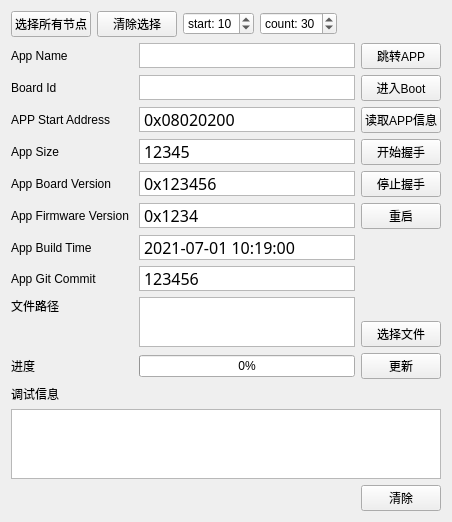
<?xml version="1.0" encoding="UTF-8"?>
<ui version="4.0">
 <class>frmBootloader</class>
 <widget class="QWidget" name="frmBootloader">
  <property name="geometry">
   <rect>
    <x>0</x>
    <y>0</y>
    <width>452</width>
    <height>512</height>
   </rect>
  </property>
  <property name="windowTitle">
   <string>Form</string>
  </property>
  <layout class="QGridLayout" name="gridLayout_3">
   <item row="2" column="0">
    <layout class="QGridLayout" name="gridLayout_4">
     <item row="7" column="0">
      <widget class="QLabel" name="label_8">
       <property name="text">
        <string>App Build Time</string>
       </property>
      </widget>
     </item>
     <item row="9" column="1" rowspan="2">
      <widget class="QTextEdit" name="pathTextEdit">
       <property name="sizePolicy">
        <sizepolicy hsizetype="Expanding" vsizetype="Maximum">
         <horstretch>0</horstretch>
         <verstretch>0</verstretch>
        </sizepolicy>
       </property>
       <property name="maximumSize">
        <size>
         <width>16777215</width>
         <height>50</height>
        </size>
       </property>
       <property name="font">
        <font>
         <family>宋体</family>
         <pointsize>12</pointsize>
        </font>
       </property>
      </widget>
     </item>
     <item row="1" column="1">
      <widget class="QTextEdit" name="boardIdTextEdit">
       <property name="maximumSize">
        <size>
         <width>16777215</width>
         <height>25</height>
        </size>
       </property>
       <property name="font">
        <font>
         <family>宋体</family>
         <pointsize>12</pointsize>
        </font>
       </property>
       <property name="verticalScrollBarPolicy">
        <enum>Qt::ScrollBarAlwaysOff</enum>
       </property>
      </widget>
     </item>
     <item row="2" column="1">
      <widget class="QTextEdit" name="startAddrTextEdit">
       <property name="sizePolicy">
        <sizepolicy hsizetype="Expanding" vsizetype="Expanding">
         <horstretch>0</horstretch>
         <verstretch>0</verstretch>
        </sizepolicy>
       </property>
       <property name="maximumSize">
        <size>
         <width>16777215</width>
         <height>25</height>
        </size>
       </property>
       <property name="font">
        <font>
         <family>宋体</family>
         <pointsize>12</pointsize>
        </font>
       </property>
       <property name="verticalScrollBarPolicy">
        <enum>Qt::ScrollBarAlwaysOff</enum>
       </property>
       <property name="html">
        <string>&lt;!DOCTYPE HTML PUBLIC &quot;-//W3C//DTD HTML 4.0//EN&quot; &quot;http://www.w3.org/TR/REC-html40/strict.dtd&quot;&gt;
&lt;html&gt;&lt;head&gt;&lt;meta name=&quot;qrichtext&quot; content=&quot;1&quot; /&gt;&lt;style type=&quot;text/css&quot;&gt;
p, li { white-space: pre-wrap; }
&lt;/style&gt;&lt;/head&gt;&lt;body style=&quot; font-family:'宋体'; font-size:12pt; font-weight:400; font-style:normal;&quot;&gt;
&lt;p style=&quot; margin-top:0px; margin-bottom:0px; margin-left:0px; margin-right:0px; -qt-block-indent:0; text-indent:0px;&quot;&gt;&lt;span style=&quot; font-family:'SimSun';&quot;&gt;0x08020200&lt;/span&gt;&lt;/p&gt;&lt;/body&gt;&lt;/html&gt;</string>
       </property>
      </widget>
     </item>
     <item row="4" column="1">
      <widget class="QTextEdit" name="boardVerTextEdit">
       <property name="sizePolicy">
        <sizepolicy hsizetype="Expanding" vsizetype="Expanding">
         <horstretch>0</horstretch>
         <verstretch>0</verstretch>
        </sizepolicy>
       </property>
       <property name="maximumSize">
        <size>
         <width>16777215</width>
         <height>25</height>
        </size>
       </property>
       <property name="font">
        <font>
         <family>宋体</family>
         <pointsize>12</pointsize>
        </font>
       </property>
       <property name="verticalScrollBarPolicy">
        <enum>Qt::ScrollBarAlwaysOff</enum>
       </property>
       <property name="html">
        <string>&lt;!DOCTYPE HTML PUBLIC &quot;-//W3C//DTD HTML 4.0//EN&quot; &quot;http://www.w3.org/TR/REC-html40/strict.dtd&quot;&gt;
&lt;html&gt;&lt;head&gt;&lt;meta name=&quot;qrichtext&quot; content=&quot;1&quot; /&gt;&lt;style type=&quot;text/css&quot;&gt;
p, li { white-space: pre-wrap; }
&lt;/style&gt;&lt;/head&gt;&lt;body style=&quot; font-family:'宋体'; font-size:12pt; font-weight:400; font-style:normal;&quot;&gt;
&lt;p style=&quot; margin-top:0px; margin-bottom:0px; margin-left:0px; margin-right:0px; -qt-block-indent:0; text-indent:0px;&quot;&gt;&lt;span style=&quot; font-family:'SimSun';&quot;&gt;0x123456&lt;/span&gt;&lt;/p&gt;&lt;/body&gt;&lt;/html&gt;</string>
       </property>
      </widget>
     </item>
     <item row="4" column="0">
      <widget class="QLabel" name="label_5">
       <property name="text">
        <string>App Board Version </string>
       </property>
      </widget>
     </item>
     <item row="11" column="2">
      <widget class="QPushButton" name="startPushButton">
       <property name="text">
        <string>更新</string>
       </property>
      </widget>
     </item>
     <item row="11" column="0">
      <widget class="QLabel" name="label_6">
       <property name="text">
        <string>进度</string>
       </property>
      </widget>
     </item>
     <item row="7" column="1">
      <widget class="QTextEdit" name="buildTimeTextEdit">
       <property name="maximumSize">
        <size>
         <width>16777215</width>
         <height>25</height>
        </size>
       </property>
       <property name="font">
        <font>
         <family>宋体</family>
         <pointsize>12</pointsize>
        </font>
       </property>
       <property name="verticalScrollBarPolicy">
        <enum>Qt::ScrollBarAlwaysOff</enum>
       </property>
       <property name="html">
        <string>&lt;!DOCTYPE HTML PUBLIC &quot;-//W3C//DTD HTML 4.0//EN&quot; &quot;http://www.w3.org/TR/REC-html40/strict.dtd&quot;&gt;
&lt;html&gt;&lt;head&gt;&lt;meta name=&quot;qrichtext&quot; content=&quot;1&quot; /&gt;&lt;style type=&quot;text/css&quot;&gt;
p, li { white-space: pre-wrap; }
&lt;/style&gt;&lt;/head&gt;&lt;body style=&quot; font-family:'宋体'; font-size:12pt; font-weight:400; font-style:normal;&quot;&gt;
&lt;p style=&quot; margin-top:0px; margin-bottom:0px; margin-left:0px; margin-right:0px; -qt-block-indent:0; text-indent:0px;&quot;&gt;2021-07-01 10:19:00&lt;/p&gt;&lt;/body&gt;&lt;/html&gt;</string>
       </property>
      </widget>
     </item>
     <item row="1" column="0">
      <widget class="QLabel" name="label_10">
       <property name="text">
        <string>Board Id</string>
       </property>
      </widget>
     </item>
     <item row="3" column="1">
      <widget class="QTextEdit" name="sizeTextEdit">
       <property name="sizePolicy">
        <sizepolicy hsizetype="Expanding" vsizetype="Expanding">
         <horstretch>0</horstretch>
         <verstretch>0</verstretch>
        </sizepolicy>
       </property>
       <property name="maximumSize">
        <size>
         <width>16777215</width>
         <height>25</height>
        </size>
       </property>
       <property name="font">
        <font>
         <family>宋体</family>
         <pointsize>12</pointsize>
        </font>
       </property>
       <property name="verticalScrollBarPolicy">
        <enum>Qt::ScrollBarAlwaysOff</enum>
       </property>
       <property name="html">
        <string>&lt;!DOCTYPE HTML PUBLIC &quot;-//W3C//DTD HTML 4.0//EN&quot; &quot;http://www.w3.org/TR/REC-html40/strict.dtd&quot;&gt;
&lt;html&gt;&lt;head&gt;&lt;meta name=&quot;qrichtext&quot; content=&quot;1&quot; /&gt;&lt;style type=&quot;text/css&quot;&gt;
p, li { white-space: pre-wrap; }
&lt;/style&gt;&lt;/head&gt;&lt;body style=&quot; font-family:'宋体'; font-size:12pt; font-weight:400; font-style:normal;&quot;&gt;
&lt;p style=&quot; margin-top:0px; margin-bottom:0px; margin-left:0px; margin-right:0px; -qt-block-indent:0; text-indent:0px;&quot;&gt;&lt;span style=&quot; font-family:'SimSun';&quot;&gt;12345&lt;/span&gt;&lt;/p&gt;&lt;/body&gt;&lt;/html&gt;</string>
       </property>
      </widget>
     </item>
     <item row="6" column="0">
      <widget class="QLabel" name="label_7">
       <property name="text">
        <string>App Firmware Version </string>
       </property>
      </widget>
     </item>
     <item row="8" column="0">
      <widget class="QLabel" name="label_9">
       <property name="text">
        <string>App Git Commit</string>
       </property>
      </widget>
     </item>
     <item row="8" column="1">
      <widget class="QTextEdit" name="gitCommitTextEdit">
       <property name="maximumSize">
        <size>
         <width>16777215</width>
         <height>25</height>
        </size>
       </property>
       <property name="font">
        <font>
         <family>宋体</family>
         <pointsize>12</pointsize>
        </font>
       </property>
       <property name="verticalScrollBarPolicy">
        <enum>Qt::ScrollBarAlwaysOff</enum>
       </property>
       <property name="html">
        <string>&lt;!DOCTYPE HTML PUBLIC &quot;-//W3C//DTD HTML 4.0//EN&quot; &quot;http://www.w3.org/TR/REC-html40/strict.dtd&quot;&gt;
&lt;html&gt;&lt;head&gt;&lt;meta name=&quot;qrichtext&quot; content=&quot;1&quot; /&gt;&lt;style type=&quot;text/css&quot;&gt;
p, li { white-space: pre-wrap; }
&lt;/style&gt;&lt;/head&gt;&lt;body style=&quot; font-family:'宋体'; font-size:12pt; font-weight:400; font-style:normal;&quot;&gt;
&lt;p style=&quot; margin-top:0px; margin-bottom:0px; margin-left:0px; margin-right:0px; -qt-block-indent:0; text-indent:0px;&quot;&gt;123456&lt;/p&gt;&lt;/body&gt;&lt;/html&gt;</string>
       </property>
      </widget>
     </item>
     <item row="6" column="1">
      <widget class="QTextEdit" name="firmwareVerTextEdit">
       <property name="maximumSize">
        <size>
         <width>16777215</width>
         <height>25</height>
        </size>
       </property>
       <property name="font">
        <font>
         <family>宋体</family>
         <pointsize>12</pointsize>
        </font>
       </property>
       <property name="verticalScrollBarPolicy">
        <enum>Qt::ScrollBarAlwaysOff</enum>
       </property>
       <property name="html">
        <string>&lt;!DOCTYPE HTML PUBLIC &quot;-//W3C//DTD HTML 4.0//EN&quot; &quot;http://www.w3.org/TR/REC-html40/strict.dtd&quot;&gt;
&lt;html&gt;&lt;head&gt;&lt;meta name=&quot;qrichtext&quot; content=&quot;1&quot; /&gt;&lt;style type=&quot;text/css&quot;&gt;
p, li { white-space: pre-wrap; }
&lt;/style&gt;&lt;/head&gt;&lt;body style=&quot; font-family:'宋体'; font-size:12pt; font-weight:400; font-style:normal;&quot;&gt;
&lt;p style=&quot; margin-top:0px; margin-bottom:0px; margin-left:0px; margin-right:0px; -qt-block-indent:0; text-indent:0px;&quot;&gt;&lt;span style=&quot; font-family:'SimSun';&quot;&gt;0x1234&lt;/span&gt;&lt;/p&gt;&lt;/body&gt;&lt;/html&gt;</string>
       </property>
      </widget>
     </item>
     <item row="3" column="0">
      <widget class="QLabel" name="label_4">
       <property name="text">
        <string>App Size</string>
       </property>
      </widget>
     </item>
     <item row="11" column="1">
      <widget class="QProgressBar" name="updateProgressBar">
       <property name="value">
        <number>0</number>
       </property>
      </widget>
     </item>
     <item row="10" column="2">
      <widget class="QPushButton" name="openPushButton">
       <property name="text">
        <string>选择文件</string>
       </property>
      </widget>
     </item>
     <item row="2" column="0">
      <widget class="QLabel" name="label_3">
       <property name="text">
        <string>APP Start Address </string>
       </property>
      </widget>
     </item>
     <item row="9" column="0">
      <widget class="QLabel" name="label">
       <property name="text">
        <string>文件路径</string>
       </property>
      </widget>
     </item>
     <item row="0" column="0">
      <widget class="QLabel" name="label_11">
       <property name="text">
        <string>App Name</string>
       </property>
      </widget>
     </item>
     <item row="0" column="1">
      <widget class="QTextEdit" name="appNameTextEdit">
       <property name="maximumSize">
        <size>
         <width>16777215</width>
         <height>25</height>
        </size>
       </property>
       <property name="font">
        <font>
         <family>宋体</family>
         <pointsize>12</pointsize>
        </font>
       </property>
       <property name="verticalScrollBarPolicy">
        <enum>Qt::ScrollBarAlwaysOff</enum>
       </property>
      </widget>
     </item>
     <item row="0" column="2">
      <widget class="QPushButton" name="jumpAppPushButton">
       <property name="text">
        <string>跳转APP</string>
       </property>
      </widget>
     </item>
     <item row="1" column="2">
      <widget class="QPushButton" name="enterBootPushButton">
       <property name="text">
        <string>进入Boot</string>
       </property>
      </widget>
     </item>
     <item row="2" column="2">
      <widget class="QPushButton" name="getAppInfoPushButton">
       <property name="text">
        <string>读取APP信息</string>
       </property>
      </widget>
     </item>
     <item row="4" column="2">
      <widget class="QPushButton" name="stopPushButton">
       <property name="text">
        <string>停止握手</string>
       </property>
      </widget>
     </item>
     <item row="3" column="2">
      <widget class="QPushButton" name="handShakePushButton">
       <property name="text">
        <string>开始握手</string>
       </property>
      </widget>
     </item>
     <item row="6" column="2">
      <widget class="QPushButton" name="resetPushButton">
       <property name="text">
        <string>重启</string>
       </property>
      </widget>
     </item>
    </layout>
   </item>
   <item row="3" column="0">
    <layout class="QGridLayout" name="gridLayout">
     <item row="2" column="0">
      <spacer name="horizontalSpacer">
       <property name="orientation">
        <enum>Qt::Horizontal</enum>
       </property>
       <property name="sizeHint" stdset="0">
        <size>
         <width>40</width>
         <height>20</height>
        </size>
       </property>
      </spacer>
     </item>
     <item row="1" column="0" colspan="2">
      <widget class="QTextEdit" name="debugTextEdit"/>
     </item>
     <item row="2" column="1">
      <widget class="QPushButton" name="clearPushButton">
       <property name="text">
        <string>清除</string>
       </property>
      </widget>
     </item>
     <item row="0" column="0">
      <widget class="QLabel" name="label_2">
       <property name="text">
        <string>调试信息</string>
       </property>
      </widget>
     </item>
    </layout>
   </item>
   <item row="1" column="0">
    <layout class="QGridLayout" name="gridLayout_2" columnstretch="0"/>
   </item>
   <item row="0" column="0">
    <layout class="QHBoxLayout" name="horizontalLayout">
     <item>
      <widget class="QPushButton" name="selectAllPushButton">
       <property name="text">
        <string>选择所有节点</string>
       </property>
      </widget>
     </item>
     <item>
      <widget class="QPushButton" name="clrSelectPushButton">
       <property name="text">
        <string>清除选择</string>
       </property>
      </widget>
     </item>
     <item>
      <widget class="QSpinBox" name="startSpinBox">
       <property name="suffix">
        <string/>
       </property>
       <property name="prefix">
        <string>start: </string>
       </property>
       <property name="value">
        <number>10</number>
       </property>
      </widget>
     </item>
     <item>
      <widget class="QSpinBox" name="cntSpinBox">
       <property name="prefix">
        <string>count: </string>
       </property>
       <property name="value">
        <number>30</number>
       </property>
      </widget>
     </item>
     <item>
      <spacer name="horizontalSpacer_2">
       <property name="orientation">
        <enum>Qt::Horizontal</enum>
       </property>
       <property name="sizeHint" stdset="0">
        <size>
         <width>40</width>
         <height>20</height>
        </size>
       </property>
      </spacer>
     </item>
    </layout>
   </item>
  </layout>
 </widget>
 <resources/>
 <connections/>
</ui>
